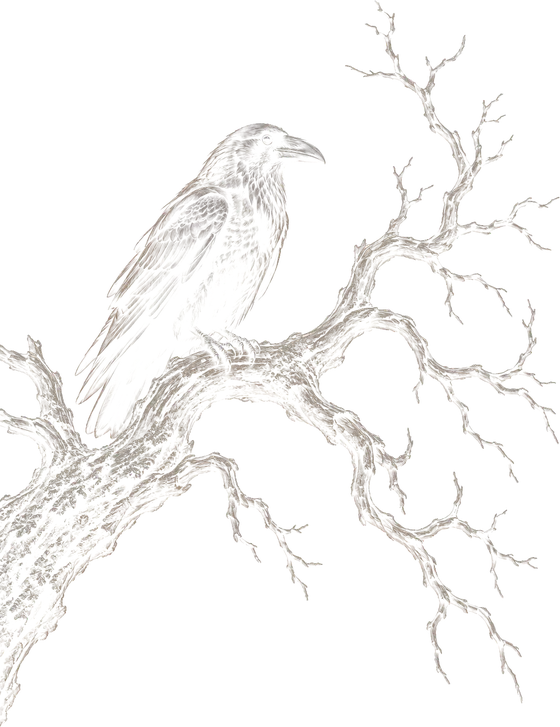
#> input picture assets/img/orn/galho-corvo.webp, 560 x 727 px, given in place of galho-corvo.png, which was not available
$ python gerar_ornamentos.py
#> lines starting #> are read from the running program, lines starting #| are printed output that depends on the picture; pictures that were not available may be replaced by others from this repository, and a replacement may not be noted
"""Gera os ornamentos laterais das seções (assets/img/orn/*.webp) a partir das ilustrações
geradas por IA sobre preto puro (../_ref/ornamentos, Figma "Zaparolli - texturas"): o preto vira
transparente (alfa pelo brilho), a cor é recuperada sem o preto e as bordas do quadro somem.
Uso: python tools/gerar_ornamentos.py"""
import os
import numpy as np
from PIL import Image

AQUI = os.path.dirname(os.path.abspath(__file__))
SITE = os.path.dirname(AQUI)
FONTE = os.path.join(os.path.dirname(SITE), '_ref', 'ornamentos')
SAIDA = os.path.join(SITE, 'assets', 'img', 'orn')
LARG = {'galho-corvo': 560, 'cruz-corvo': 520, 'lua': 520, 'galhos-pendurados': 560}


def main():
    os.makedirs(SAIDA, exist_ok=True)
    for nome, larg in LARG.items():
        a = np.asarray(Image.open(os.path.join(FONTE, nome + '.png')).convert('RGB'), np.float32) / 255
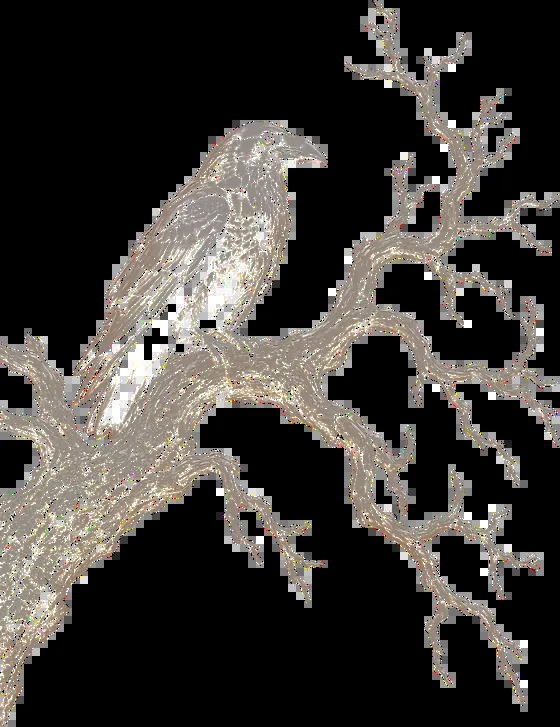
#> a: shape (727, 560, 3) float32; mean R, G, B 0.243, 0.23, 0.214
        mx = a.max(2)
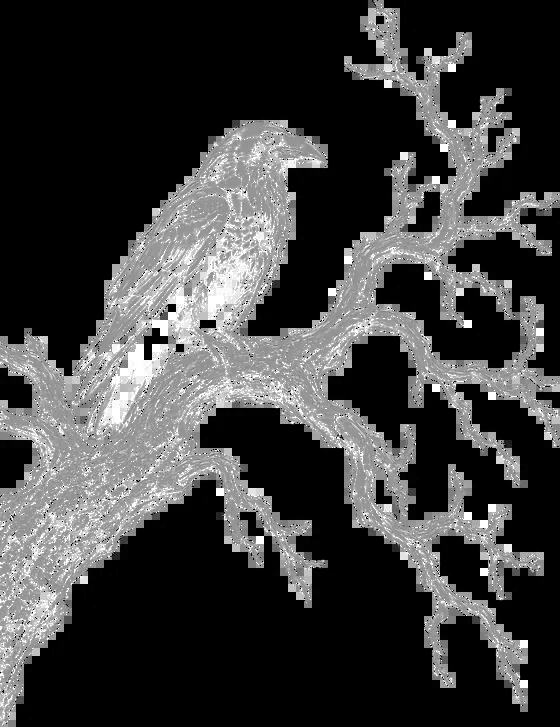
#> mx: shape (727, 560) float32; min 0, max 1, mean 0.244
        alfa = np.clip((mx - .035) / .55, 0, 1) ** .9
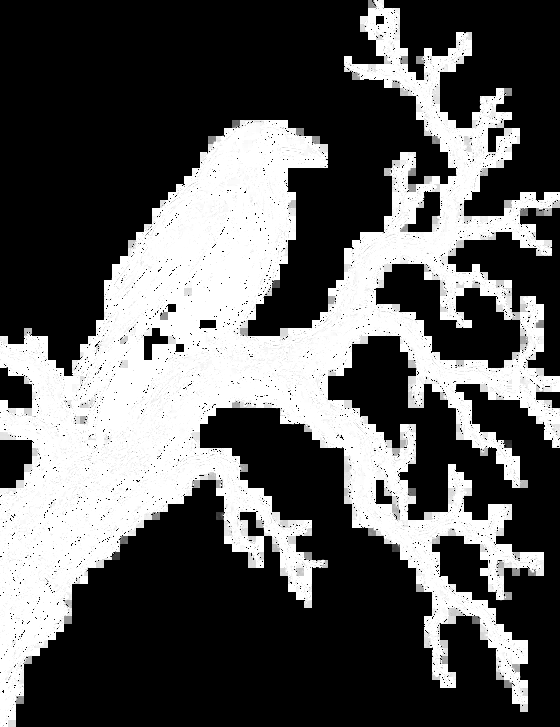
#> alfa: shape (727, 560) float32; min 0, max 1, mean 0.36
        rgb = np.where(alfa[..., None] > .01, np.clip(a / np.maximum(alfa[..., None], 1e-3), 0, 1), 0)
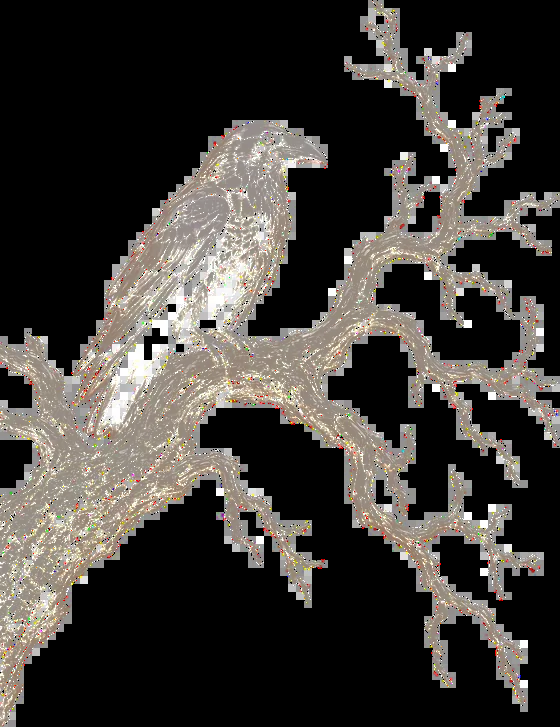
#> rgb: shape (727, 560, 3) float32; mean R, G, B 0.25, 0.236, 0.22
        # tira o que encostar nas bordas do quadro sem querer (fade de 3%)
        H, W = alfa.shape
#> H = 727; W = 560
        yy, xx = np.mgrid[0:H, 0:W]
        borda = np.minimum.reduce([xx / (W * .03), (W - 1 - xx) / (W * .03), yy / (H * .03), (H - 1 - yy) / (H * .03)]).clip(0, 1)
        if nome in ('cruz-corvo',):          # encosta no chão de propósito
            borda = np.minimum.reduce([xx / (W * .03), (W - 1 - xx) / (W * .03), yy / (H * .03)]).clip(0, 1)
        if nome in ('galhos-pendurados',):   # pende do topo de propósito
            borda = np.minimum.reduce([xx / (W * .03), (W - 1 - xx) / (W * .03), (H - 1 - yy) / (H * .03)]).clip(0, 1)
        if nome in ('galho-corvo',):         # entra pela esquerda de propósito
            borda = np.minimum.reduce([(W - 1 - xx) / (W * .03), yy / (H * .03), (H - 1 - yy) / (H * .03)]).clip(0, 1)
        alfa = alfa * borda
        im = Image.fromarray(np.dstack([rgb * 255, alfa * 255]).astype(np.uint8), 'RGBA')
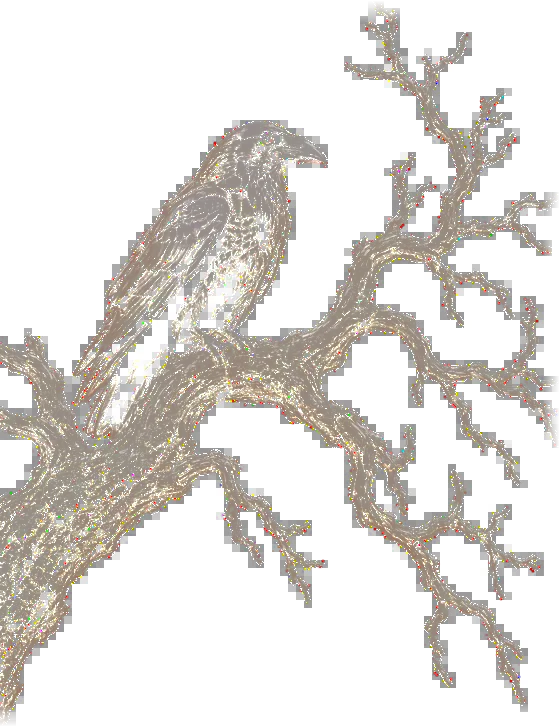
#> im: PIL image 560x727 RGBA; mean R, G, B, A 63.7, 60, 55.9, 91; transparent parts drawn white
        im = im.crop(im.getchannel('A').point(lambda v: 255 if v > 6 else 0).getbbox())
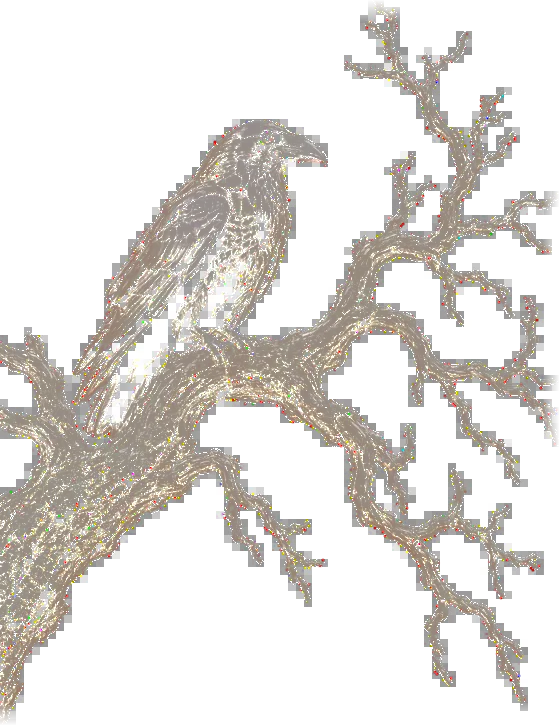
#> im: PIL image 559x725 RGBA; mean R, G, B, A 64, 60.3, 56.1, 91.4; transparent parts drawn white
        im = im.resize((larg, round(larg * im.height / im.width)), Image.LANCZOS)
#> im: PIL image 560x726 RGBA
        im.save(os.path.join(SAIDA, nome + '.webp'), 'WEBP', quality=82, alpha_quality=85, method=6)
        print(nome, im.size, round(os.path.getsize(os.path.join(SAIDA, nome + '.webp')) / 1024), 'KB')
#| galho-corvo (560, 726) 132 KB
#> pass 2 of the loop in main, `for nome, larg in LARG.items():`:
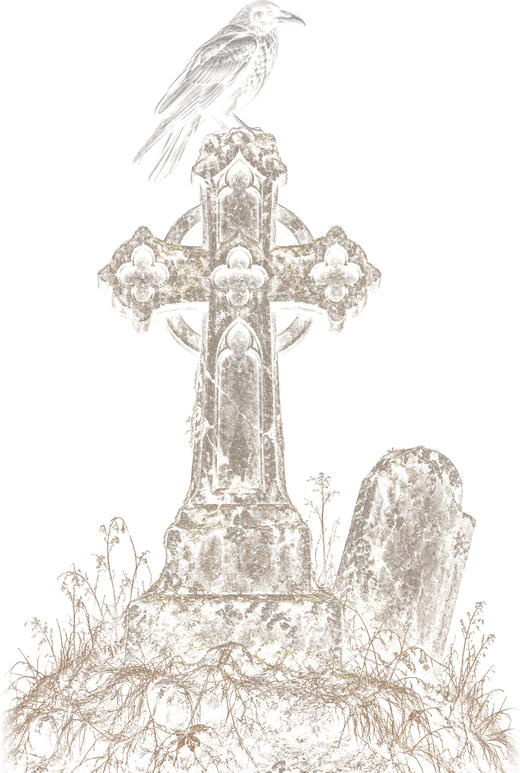
#> input picture assets/img/orn/cruz-corvo.webp, 520 x 773 px, given in place of cruz-corvo.png, which was not available
#> a: shape (773, 520, 3) float32
#> mx: shape (773, 520) float32
#> in main, `rgb = np.where(alfa[..., None] > .01, np.clip(a / np.maximum(alfa[...,..`:
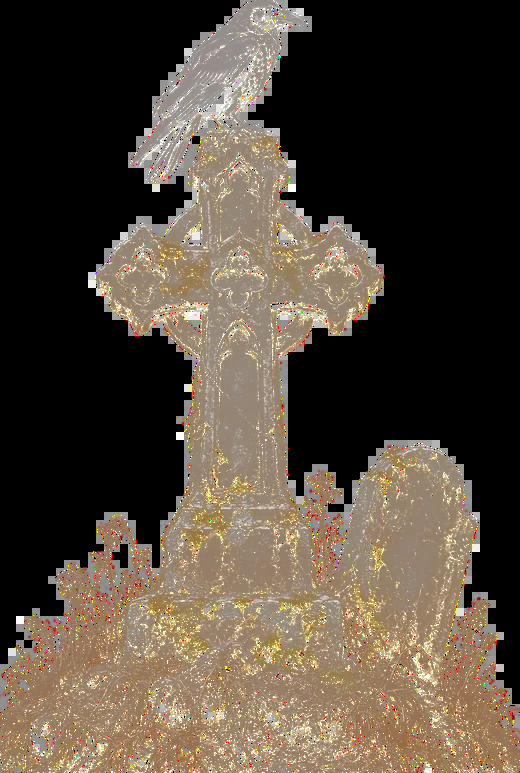
#> rgb: shape (773, 520, 3) float32; mean R, G, B 0.326, 0.282, 0.233
#> in main, `im = im.crop(im.getchannel('A').point(lambda v: 255 if v > 6 else 0).g..`:
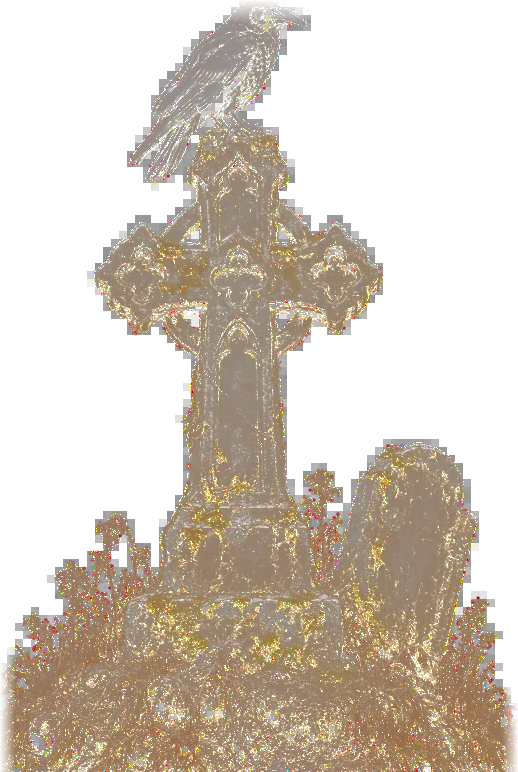
#> im: PIL image 518x772 RGBA; mean R, G, B, A 83.3, 72.2, 59.6, 123.8; transparent parts drawn white
#| cruz-corvo (520, 775) 146 KB
#> pass 3 of the loop in main, `for nome, larg in LARG.items():`:
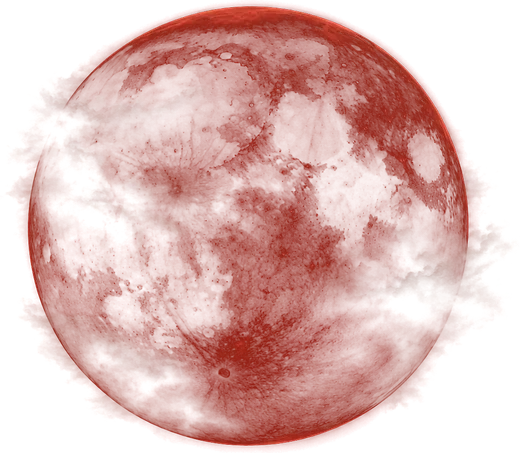
#> input picture assets/img/orn/lua.webp, 520 x 453 px, given in place of lua.png, which was not available
#> a: shape (453, 520, 3) float32
#> mx: shape (453, 520) float32
#> rgb: shape (453, 520, 3) float32
#> in main, `alfa = alfa * borda`:
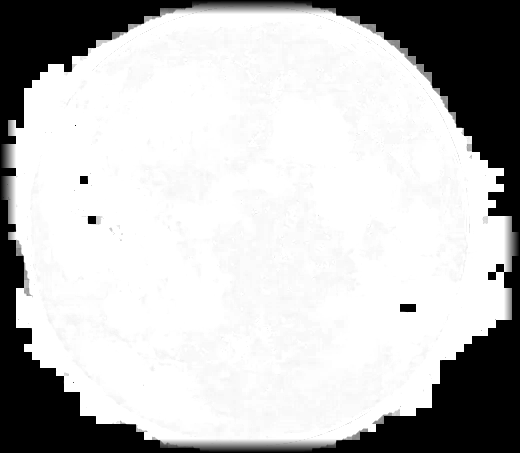
#> alfa: shape (453, 520) float64; min 0, max 1, mean 0.755
#> in main, `im = im.crop(im.getchannel('A').point(lambda v: 255 if v > 6 else 0).g..`:
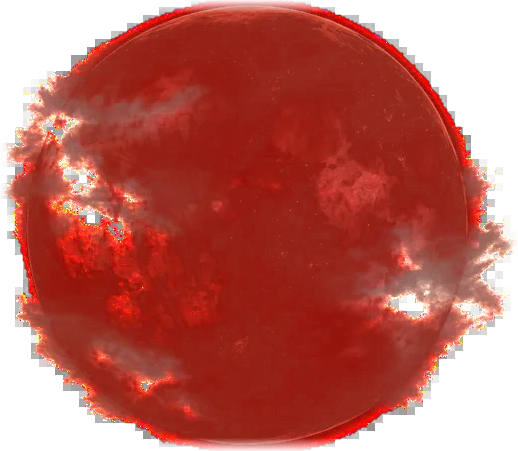
#> im: PIL image 518x451 RGBA; mean R, G, B, A 129.5, 42.5, 34, 193.9; transparent parts drawn white
#| lua (520, 453) 46 KB
#> the loop made 4 passes; the first 3 are shown


if __name__ == '__main__':
    main()
